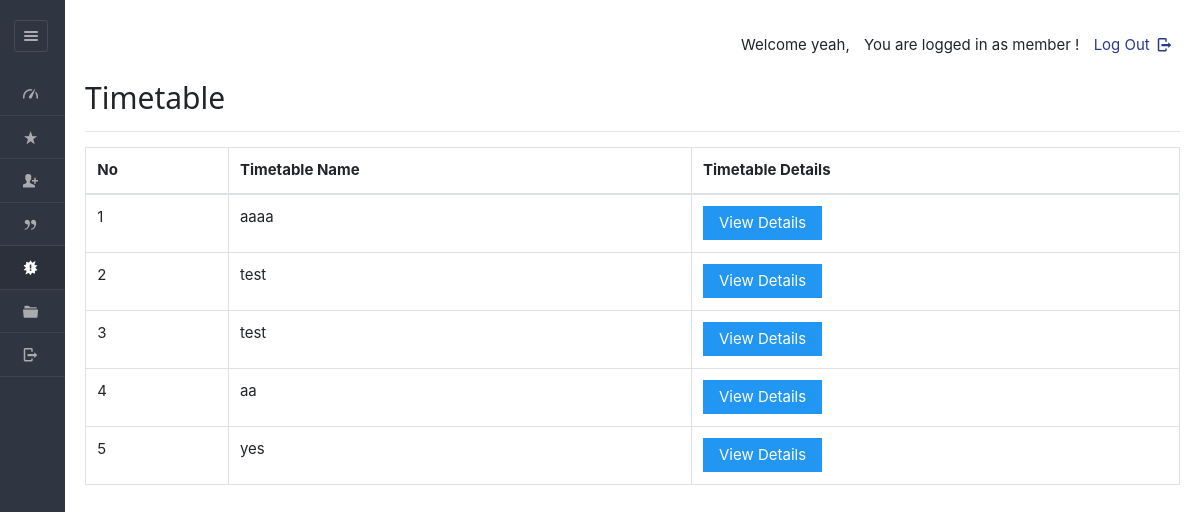
Page /dashboard/member/viewroutine.php (signed in) on the earlier database version.
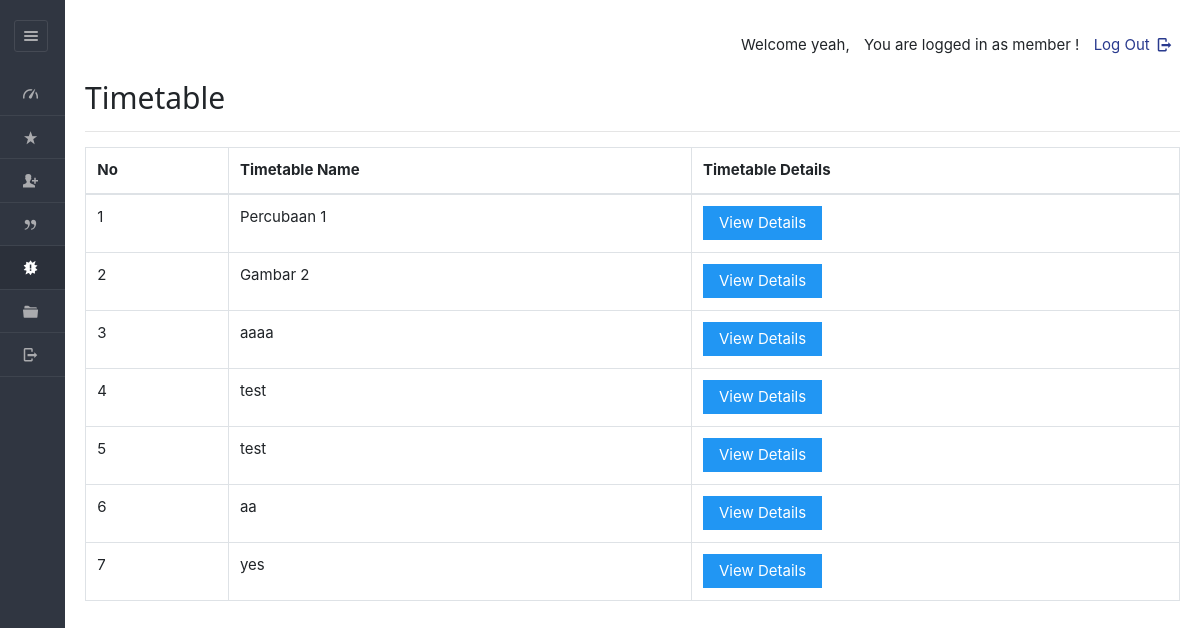
Same page on the later database version.
### tables this page shows
CREATE TABLE IF NOT EXISTS `sports_timetable` (
  `tid` varchar(45) NOT NULL,
  `planid` varchar(50) DEFAULT NULL,
  `staffid` varchar(50) DEFAULT NULL,
  `tname` varchar(45) NOT NULL,
  `hasApproved` varchar(10) NOT NULL,
  PRIMARY KEY (`tid`)
);

### dashboard/member/viewroutine.php (the view, shortened to what this page needs)
<!DOCTYPE html>
<html lang="en">
<head>
	<link rel="stylesheet" href="../../css/style.css"  id="style-resource-5">
    <link rel="stylesheet" href="../../css/dashMain.css">
    <link rel="stylesheet" type="text/css" href="../../css/entypo.css">
	<link href="a1style.css" rel="stylesheet" type="text/css">
	<link rel="stylesheet" href="../../css/bootstrap.min.css">
	<link rel="stylesheet" href="../../css/dashboard/sidebar.css">
</head>
     <body class="page-body  page-fade" onload="collapseSidebar()">
    	<div class="page-container sidebar-collapsed" id="navbarcollapse">
		<div class="sidebar-menu">
			<header class="logo-env">
					<div class="sidebar-collapse" onclick="collapseSidebar()">
				<a href="#" class="sidebar-collapse-icon with-animation">
					<i class="entypo-menu"></i>
				</a>
			</div>
			</header>
    		<?php include('nav.php'); ?>
    	</div>
    		<div class="main-content">
				<div class="row">
					<div class="col-md-6 col-sm-8 clearfix">
					</div>
					<div class="col-md-6 col-sm-4 clearfix hidden-xs">
						<ul class="list-inline links-list pull-right">
							<li>
								<a href="logout.php">
									Log Out <i class="entypo-logout right"></i>
								</a>
							</li>
						</ul>
					</div>
				</div>
			<h2>Timetable</h2>
		<hr />
		<table class="table table-bordered datatable" id="table-1" border=1>
				<tr>
					<th>No</th>
					<th>Timetable Name</th>
					<th>Timetable Details</th>
				</tr>
				<tbody>
				<?php
					$query  = "select * from sports_timetable";
					$result = mysqli_query($con, $query);
					$sno    = 1;
					if (mysqli_affected_rows($con) != 0)
					{
					    while ($row = mysqli_fetch_array($result, MYSQLI_ASSOC))
						{
					                 echo "<tr><td>".$sno."</td>";
					                echo "<td>" . $row['tname'] . "</td>";
					                $sno++;
					              echo '<td><a href="viewdetailroutine.php?id='.$row['tid'].'"><input type="button" class="a1-btn a1-blue" value="View Details" ></a></td></tr>';
					    }
					}
					?>
				</tbody>
		</table>
    	</div>
    </body>
</html>

Differences in the rows shown:
added sports_timetable: tname "Percubaan 1"
added sports_timetable: tname "Gambar 2"
